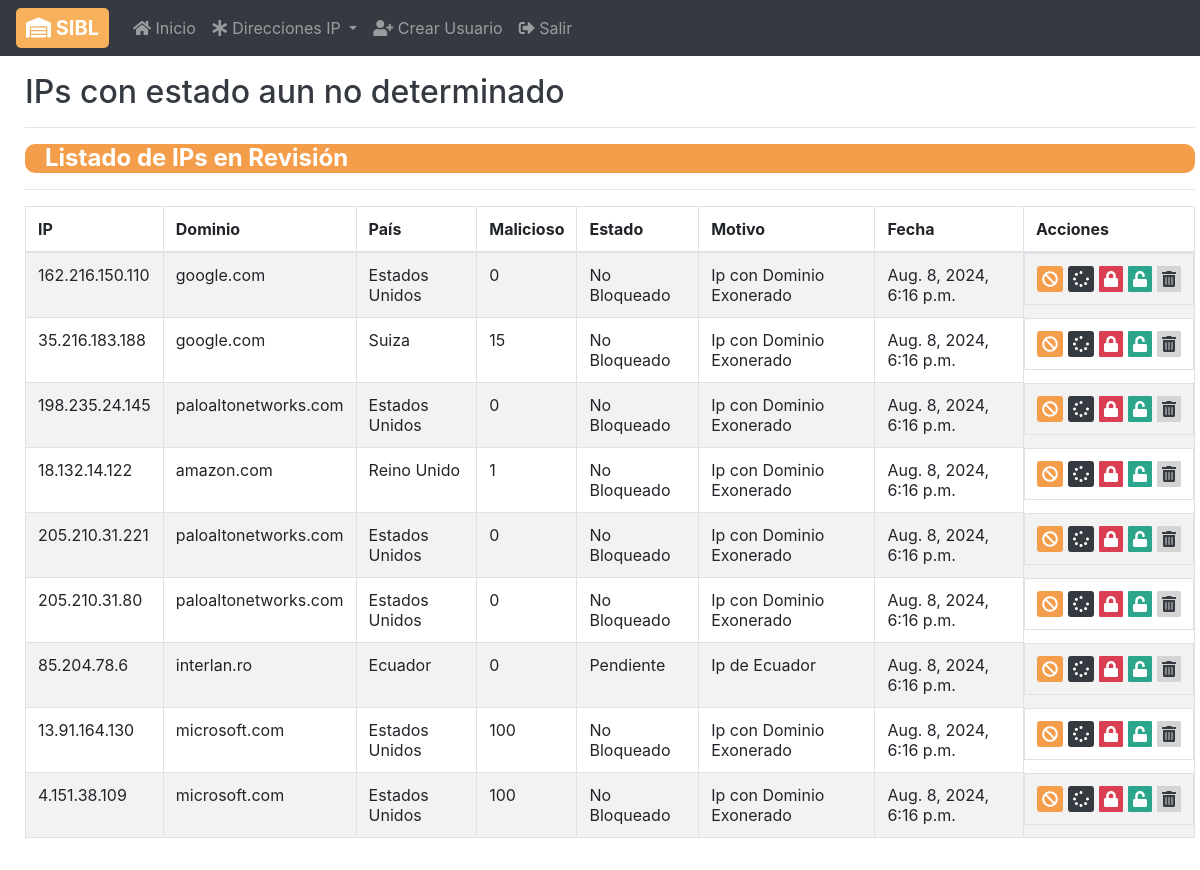
Before: /enRevision/ (signed in) with the older database file.
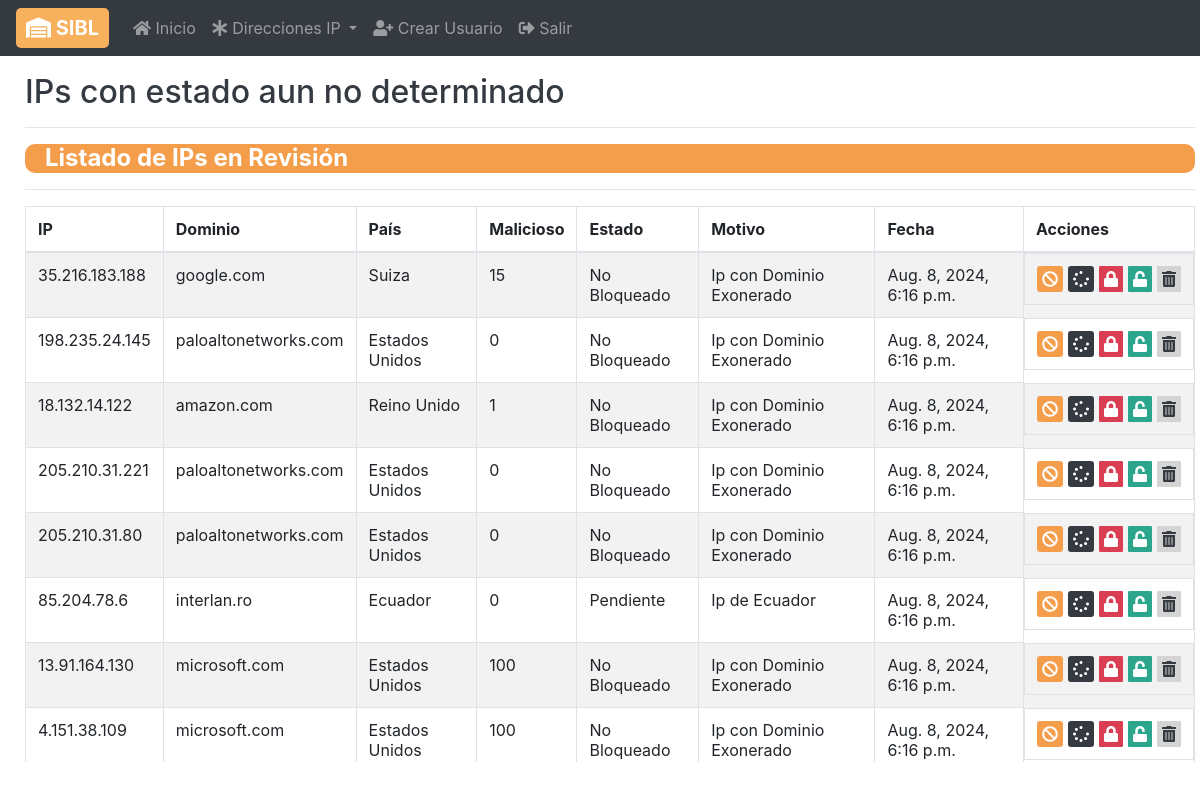
After: the same page with the newer database file.
### control/models.py (models this page shows, shortened)
class Casos_Especiales(models.Model):
    ipEspecial = models.OneToOneField(IP, on_delete=models.CASCADE, unique=True)
    razon = models.CharField(max_length=200, default="Motivo Desconocido")

class IP(models.Model):
    fw = (
        ("SI", 'SI'),
        ("NO", 'NO'),
    )
    estados = (
        ("Bloqueado","Bloqueado"),
        ("Bloqueado Temporal","Bloqueado Temporal"),
        ("Pendiente","Pendiente"),
        ("Exonerado","Exonerado"),
        ("No Bloqueado","No Bloqueado"),
        ("Nuevo","Nuevo"),
    )
    fuentes = (
        ("SOC","SOC"),
        ("Fuentes de Inteligencia","Fuentes de Inteligencia"),
        ("Pentesting","Pentesting"),
        ("Ejercicios SI","Ejercicios SI"),
        ("Desconocido","Desconocido"),
    )
    ip = models.CharField(max_length=20 , unique=True)
    estado = models.CharField(max_length=100 , choices=estados , default="Nuevo")
    malicioso = models.IntegerField(null=True)
    isp = models.CharField(max_length=100 , null=True)
    tipoUso = models.CharField(max_length=100 , null=True)
    pais = models.ForeignKey(Pais, on_delete=models.CASCADE , null=True)
    dominio = models.ForeignKey(Dominio, on_delete=models.CASCADE)
    ataques = models.CharField(max_length=100 , null=True)
    descripcion = models.CharField(max_length=500 , null=True)
    peticiones = models.IntegerField(null=True , default=0)
    firewall = models.CharField(max_length=5, choices=fw , default= "NO")
    usuario = models.CharField(max_length=100 , null=True)
    fecha = models.DateTimeField(null=True , default=datetime.now())
    fuente = models.CharField(max_length=100 , choices=fuentes , default="Desconocido")

class Dominio(models.Model):
    nomDominio = models.CharField(max_length=100, unique=True)

class Pais(models.Model):
    nombre = models.CharField(max_length=500, null=False, unique=True)
    name = models.CharField(max_length=500 , default="Desconocido")
    iso2 = models.CharField(max_length=10 , default="00")
    iso3 = models.CharField(max_length=10 , default="000")
    phonecod = models.CharField(max_length=10 , default="00000")

### control/views.py (the view)
# urls.py: path('enRevision/', views.enRevision, name="enRevision"),
@login_required
def enRevision(request): # Para llamar al final de la carga de archivos los casos especiales o pendientes de IPs
    revisarIPsTemporales(request)
    especiales = Casos_Especiales.objects.all()
    return render(request , 'ipRevision.html' , {'especiales':especiales , 'rutaRetorno': urlencode({'rutaRetorno': request.path})})

### control/views.py (called while the page is built, shortened)
@login_required
def revisarIPsTemporales(request): # Revisa los periodos de bloqueo de cada una de las IPs establecidas con bloqueo temporal
    ipsTemporales = BloqueadasTemporales.objects.all()

### control/templates/ipRevision.html (shortened to what this page needs)
{% extends 'sidebar.html' %}
{% load static %}
{% block estilos %}
<link href="{% static 'css/detector.css' %}" rel="stylesheet">
<link href="https://cdn.datatables.net/2.0.5/css/dataTables.bootstrap4.css" rel="stylesheet">
{% endblock %}
{% block content %}
<div class="container">
    <h2 style="margin-top: 15px;">IPs con estado aun no determinado</h2>
    <hr>
    <h4 style="background-color: #f49e4c; border-radius: 10px; color: white; padding-left: 20px;"><strong>Listado de IPs en Revisión</strong></h4><hr>
    <table id="tabla_datos" class="table table-striped table-bordered" style="width:100%">
        <thead>
          <tr>
            <th>IP</th>
            <th>Dominio</th>
            <th>País</th>
            <th>Malicioso</th>
            <th>Estado</th>
            <th>Motivo</th>
            <th>Fecha</th>
            <th>Acciones</th>
          </tr>
        </thead>
        {% for especial in especiales %}
        <tr>
          <td> {{ especial.ipEspecial.ip }}</td>
          <td> {{ especial.ipEspecial.dominio.nomDominio }}</td>
          <td> {{ especial.ipEspecial.pais.nombre }}</td>
          <td> {{ especial.ipEspecial.malicioso }}</td>
          <td> {{ especial.ipEspecial.estado }}</td>
          <td> {{ especial.razon }}</td>
          <td> {{ especial.ipEspecial.fecha }}</td>
          <td class="acciones">
            <a href="{% url 'noBloquear' id=especial.ipEspecial.id %}" class="modificar">
                <i class="fas fa-ban" title="No Bloquear"></i><span class="sr-only">No Bloquear</span>
            </a>
            <a href="{% url 'enPendiente' id=especial.ipEspecial.id %}"  class="eliminada">
                <i class="fas fa-spinner" title="Pendiente"></i><span class="sr-only">Pendiente</span>
            </a>
            <a href="{% url 'anadirANegra' id=especial.ipEspecial.id rutaRetorno=rutaRetorno %}" class="bloquear">
                <i class="fas fa-lock" title="Bloquear"></i><span class="sr-only">Bloquear</span>
            </a>
            <a href="{% url 'añadirABlanca' id=especial.ipEspecial.id rutaRetorno=rutaRetorno %}"  class="exonerar">
                <i class="fas fa-unlock" title="Exonerar"></i><span class="sr-only">Exonerar</span>
            </a>
            <a href="{% url 'eliminar' id=especial.ipEspecial.id rutaRetorno=rutaRetorno %}"  class="quitar">
                <i class="fas fa-trash-alt" title="Eliminar"></i><span class="sr-only">Eliminar</span>
            </a>
          </td>
        </tr>
        {% endfor %}
    </table>
</div>
{% endblock %}

### control/templates/sidebar.html (shortened to what this page needs)
{% load static %}
<!DOCTYPE HTML5>
<html lang="es">
<head>
    <link rel="stylesheet" href="https://stackpath.bootstrapcdn.com/bootstrap/4.5.2/css/bootstrap.min.css">
    <link rel="stylesheet" href="https://cdnjs.cloudflare.com/ajax/libs/font-awesome/5.15.1/css/all.min.css">
    <link href="{% static 'css/styleSidebar.css' %}" rel="stylesheet">
    {% block estilos %}{% endblock %}
</head>
<body>
    <header>
        <nav class="navbar navbar-expand-md navbar-dark fixed-top bg-dark">
          <a class="navbar-brand" href="{% url 'detector' %}" style="background-color: #f7b05b; color: white; border-radius: 5px; padding-right: 10px;"><i class="fas fa-warehouse" style="padding-left: 10px;"></i><strong>  SIBL</strong></a>
          <div class="collapse navbar-collapse" id="navbarCollapse">
            <ul class="navbar-nav mr-auto">
              <li class="nav-item">
                <a class="nav-link" href="{% url 'inicio' %}"><i class="fas fa-home"></i> Inicio</a>
              </li>
              <li class="nav-item dropdown">
                <a class="nav-link dropdown-toggle" href="#" id="navbarDropdown" role="button" data-toggle="dropdown" aria-haspopup="true" aria-expanded="false">
                  <i class="fas fa-asterisk"></i>
                  Direcciones IP
                </a>
              </li>
              <li class="nav-item">
                <a class="nav-link" href="{% url 'crearUsuario' %}"><i class="fas fa-user-plus"></i> Crear Usuario</a>
              </li>
              <li class="nav-item">
                <a class="nav-link" href="{% url 'signout' %}"><i class="fas fa-sign-out-alt"></i> Salir</a>
            </li>
            </ul>
          </div>
        </nav>
    </header>
    <div class="fondo">
        <div class="content" id="content">
            {% block content %}{% endblock %}
       </div>
    </div>
</body>
</html>

### control/static/css/styleSidebar.css (style rules this page uses)
header { height: 4%; max-height: 4%; }
.fondo { margin-top: 4%; padding: 10px; position: fixed; top: 0; left: 0; height: 100%; width: 100%; }
.fondo .content .container { align-items: center; position: absolute; height: 88%; width: 100%; background-color:white; color: #343a40; border-radius: 15px; max-height: 90%; max-width: 100%; overflow-y: auto; }

### control/static/css/detector.css (style rules this page uses)
table tr .acciones { display: grid; grid-template-columns: repeat(5, auto); align-items: center; grid-template-rows: 1fr; gap: 5px; }
table tr td a { border-radius: 5%; text-decoration: none; color: white; }
table tr td a i { padding: 5px; border-radius: 3px }
table tr td .modificar i { background-color:#f49e4c; }
table tr td .eliminada i { background-color:#343a40; }
table tr td .exonerar { background-color:#2ca58d; }
table tr td .bloquear { background-color:#da3e52; }
table tr td .quitar { color: #343a40; background-color:#d4d4d4; }

Changed rows visible on the page:
removed Casos_Especiales: ipEspecial.ip "162.216.150.110", ipEspecial.dominio.nomDominio "google.com", ipEspecial.pais.nombre "Estados Unidos", ipEspecial.malicioso "0", ipEspecial.estado "No Bloqueado", razon "Ip con Dominio Exonerado", ipEspecial.fecha "Aug. 8, 2024, 6:16 p.m."
